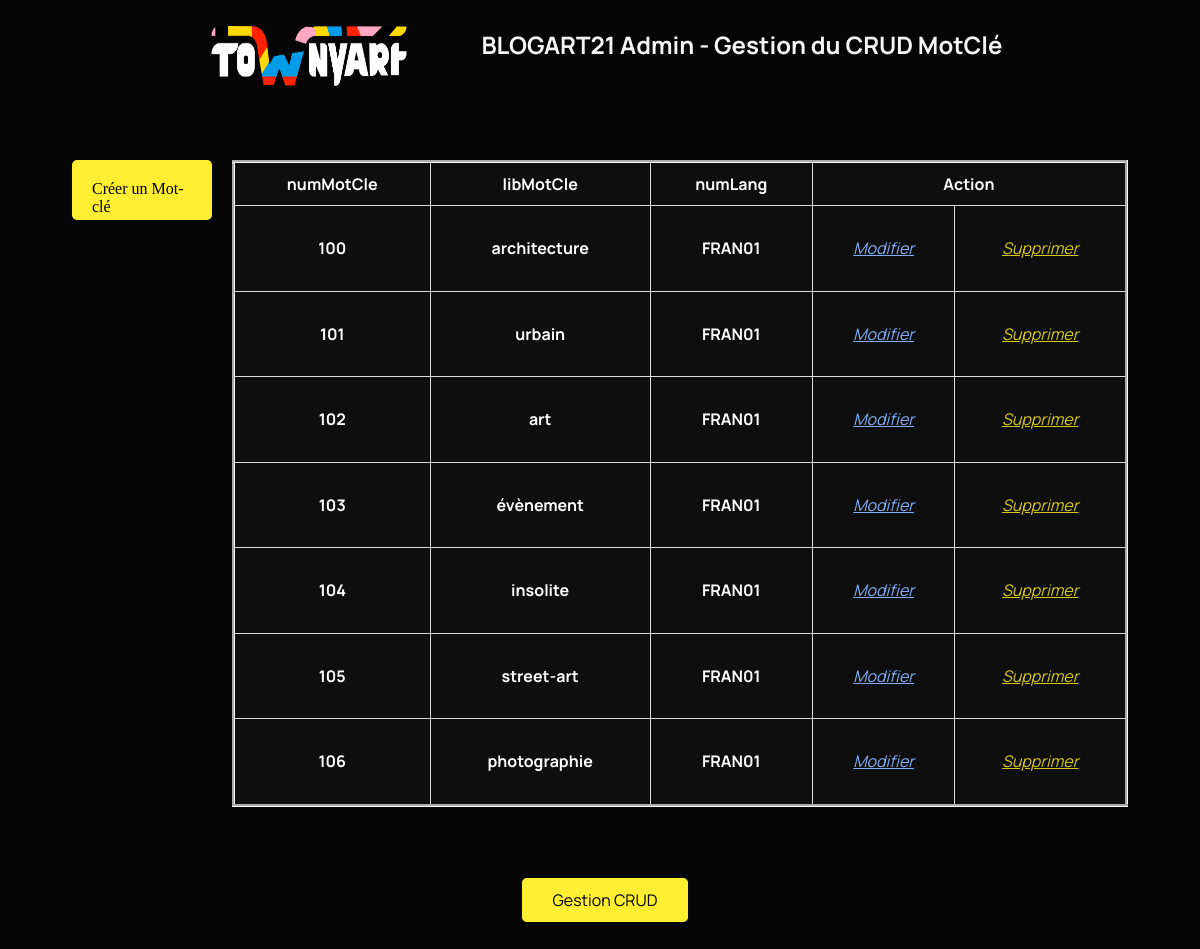
The page /back/motCle/motCle.php on the database its author committed.
### tables this page shows
CREATE TABLE `motcle` (
  `numMotCle` int(8) NOT NULL,
  `libMotCle` varchar(60) DEFAULT NULL,
  `numLang` char(8) NOT NULL
);

### CLASS_CRUD/motcle.class.php (called while the page is built, shortened)
<?php
require_once __DIR__ . '../../CONNECT/database.php';
class MOTCLE
{
  function get_AllMotCles()
  {
    global $db;
    $queryText = 'SELECT * FROM motcle';
    $query = $db->query($queryText);
    $result = $query->fetchAll();
    return ($result);
  }
}

### back/motCle/motCle.php (the view, shortened to what this page needs)
<?php
require_once __DIR__ . '/../../CLASS_CRUD/motcle.class.php';
$motcle = new MOTCLE;
?>
<!DOCTYPE html>
<html lang="fr">
<head>
    <?php
    include("../../front/includes/commons/headRequired.php")
    ?>
    <link href="../css/style.css" rel="stylesheet" type="text/css" />
    <link rel="stylesheet" href="../css/back-office.css" />
    <link rel="stylesheet" href="../front/assets/master.css" />
    <link rel="stylesheet" href="../css/footer-back.css" />
</head>
<body class="twa-back">
    <div class="title">
        <img class="logo" src="../../front/assets/image/Townyart.png" alt="logo-townyart">
        <h1>BLOGART21 Admin - Gestion du CRUD MotClé</h1>
    </div>
    <div class="container-center">
        <a class="button-create input-button" href="./createMotCle.php">Créer un Mot-clé</a>
        <table class="twa-table" border='3'>
            <thead>
                <tr>
                    <th>numMotCle</th>
                    <th>libMotCle</th>
                    <th colspan="1">numLang</th>
                    <th colspan="2">Action</th>
                </tr>
            </thead>
            <tbody>
                <?php
                $allMotCles = $motcle->get_AllMotCles();
                foreach ($allMotCles as $row) {
                ?>
                    <tr>
                        <td>
                            <h4> <?= $row['numMotCle']; ?> </h4>
                        </td>
                        <td>
                            <h4> <?= $row['libMotCle']; ?> </h4>
                        </td>
                        <td>
                            <h4> <?= $row['numLang']; ?> </h4>
                        </td>
                        <td><a href="./updateMotCle.php?id=<?= $row['numMotCle'] ?>"><i>Modifier</i></a>
                        </td>
                        <td><a class='link-delete' href="./deleteMotCle.php?id=<?= $row['numMotCle'] ?>"><i>Supprimer</i></a>
                        </td>
                    </tr>
                <?php
                }
                ?>
            </tbody>
        </table>
    </div>
    <div class="align-footer">
    </div>
</body>
</html>

### back/css/style.css (style rules this page uses)
body { background-color: lightgrey; color: steelblue; }
td, tr { padding: .5rem; }
@media screen and (min-width: 681px) and (max-width: 1279px) { body { background-color: blue; } }

### back/css/back-office.css (style rules this page uses)
.twa-back { background-color: #050505; }
h1 { text-align: center; margin-left: 4rem; color: whitesmoke; font-family: 'Manrope', -apple-system, BlinkMacSystemFont, 'Segoe UI', Roboto, Oxygen, Ubuntu, Cantarell, 'Open Sans', 'Helvetica Neue', sans-serif; font-size: 24px; font-weight: bold; margin-top: 20px; }
a { color:#81AEF7; }
.link-delete { color: #D8C816; }
.logo { width: 200px; height: 76px; padding: 10px; }
.title { display: flex; flex-direction: row; justify-content: center; height: 120px; }
.container-center { border-collapse: collapse; display: flex; max-width: 1280px; padding: 2rem 4rem; }
.twa-table { width: 85%; background-color: #0E0E0E; border-collapse: collapse; border-color: white; text-align: center; color: white; font-family: 'Manrope', -apple-system, BlinkMacSystemFont, 'Segoe UI', Roboto, Oxygen, Ubuntu, Cantarell, 'Open Sans', 'Helvetica Neue', sans-serif }
.twa-table tr, .twa-table th, .twa-table td { padding: 10px; border: 1px solid #ddd; max-width: 25rem; overflow-x: auto; height: 0rem; }
.input-button { cursor:pointer; padding:5px 20px; background-color:#FFEE32; border:line 2px #FFEE32; border-radius:5px; transition: 0.3s; text-decoration: none; color: black; }
.button-create { display: flex; flex-direction: row; justify-content: right; padding: 20px; max-width: 100px; max-height: 20px; margin-right: 20px; }

### front/assets/master.css (style rules this page uses)
:root { --yellow: #ffee32; --dark: #0e0e0e; }
body { -webkit-font-smoothing: antialiased; -moz-osx-font-smoothing: grayscale; }

### back/css/footer-back.css (style rules this page uses)
.align-footer { display: flex; flex-direction: row; justify-content: center; padding: 50px 110px; }

### rows shown on the page
motcle: numMotCle "100", libMotCle "architecture", numLang "FRAN01"
motcle: numMotCle "101", libMotCle "urbain", numLang "FRAN01"
motcle: numMotCle "102", libMotCle "art", numLang "FRAN01"
motcle: numMotCle "103", libMotCle "évènement", numLang "FRAN01"
motcle: numMotCle "104", libMotCle "insolite", numLang "FRAN01"
motcle: numMotCle "105", libMotCle "street-art", numLang "FRAN01"
motcle: numMotCle "106", libMotCle "photographie", numLang "FRAN01"
